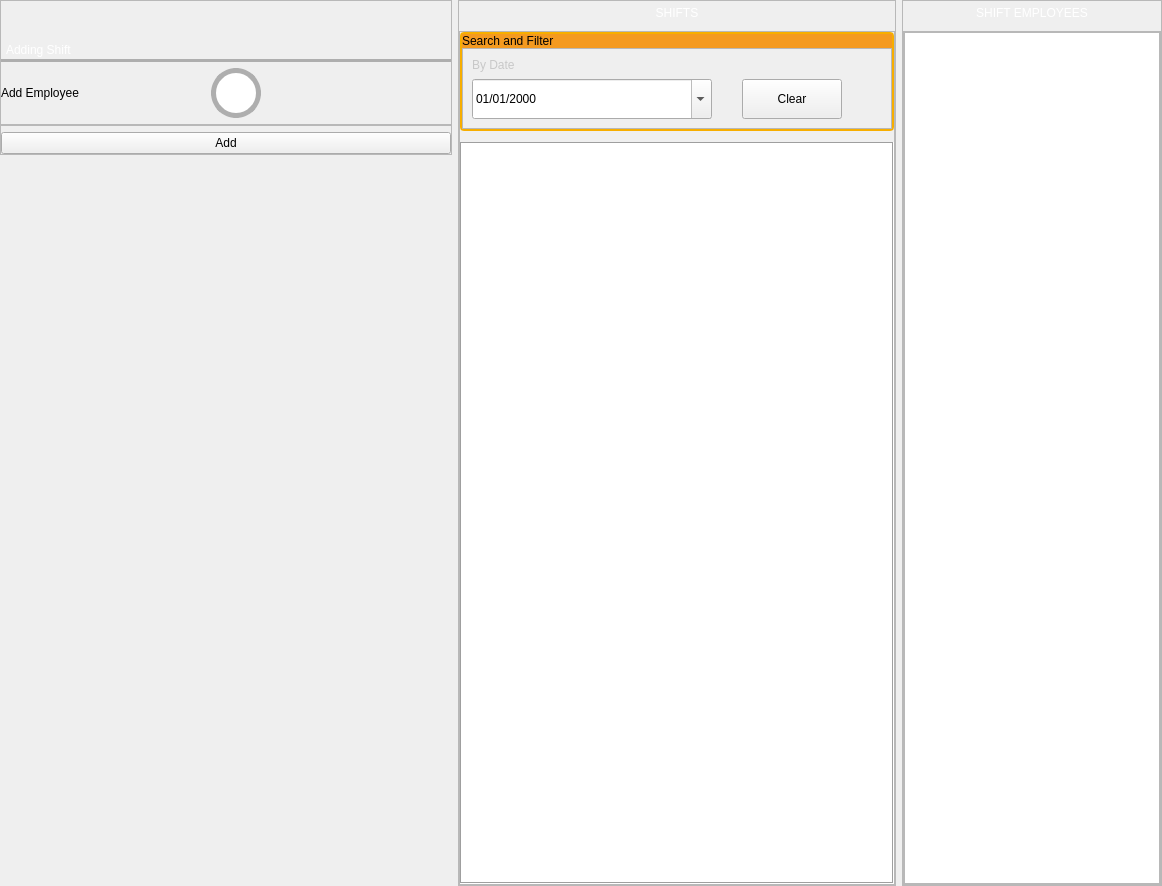
            <widget class="QWidget" name="shifts_tab">
             <attribute name="title">
              <string>Shifts</string>
             </attribute>
             <layout class="QGridLayout" name="gridLayout_7">
              <property name="leftMargin">
               <number>0</number>
              </property>
              <property name="topMargin">
               <number>0</number>
              </property>
              <property name="rightMargin">
               <number>0</number>
              </property>
              <property name="bottomMargin">
               <number>0</number>
              </property>
              <item row="0" column="0">
               <widget class="QFrame" name="frame_69">
                <property name="maximumSize">
                 <size>
                  <width>500</width>
                  <height>16777215</height>
                 </size>
                </property>
                <property name="layoutDirection">
                 <enum>Qt::LeftToRight</enum>
                </property>
                <property name="frameShape">
                 <enum>QFrame::StyledPanel</enum>
                </property>
                <property name="frameShadow">
                 <enum>QFrame::Raised</enum>
                </property>
                <layout class="QVBoxLayout" name="verticalLayout_67">
                 <property name="leftMargin">
                  <number>0</number>
                 </property>
                 <property name="topMargin">
                  <number>40</number>
                 </property>
                 <property name="rightMargin">
                  <number>0</number>
                 </property>
                 <property name="bottomMargin">
                  <number>0</number>
                 </property>
                 <item>
                  <widget class="QLabel" name="label_67">
                   <property name="minimumSize">
                    <size>
                     <width>0</width>
                     <height>0</height>
                    </size>
                   </property>
                   <property name="styleSheet">
                    <string notr="true">QLabel{
border-style: solid;
border-width: 0px 0px 3px 0px;
border-bottom-color: rgb(174, 174, 174);
padding: 2px;


color: rgb(255, 255, 255);
}
</string>
                   </property>
                   <property name="text">
                    <string>Adding Shift</string>
                   </property>
                  </widget>
                 </item>
                 <item>
                  <layout class="QHBoxLayout" name="horizontalLayout_52">
                   <property name="spacing">
                    <number>10</number>
                   </property>
                   <item>
                    <widget class="QLabel" name="label_70">
                     <property name="sizePolicy">
                      <sizepolicy hsizetype="Minimum" vsizetype="Preferred">
                       <horstretch>0</horstretch>
                       <verstretch>0</verstretch>
                      </sizepolicy>
                     </property>
                     <property name="minimumSize">
                      <size>
                       <width>200</width>
                       <height>0</height>
                      </size>
                     </property>
                     <property name="maximumSize">
                      <size>
                       <width>200</width>
                       <height>16777215</height>
                      </size>
                     </property>
                     <property name="text">
                      <string>Add Employee</string>
                     </property>
                    </widget>
                   </item>
                   <item>
                    <widget class="QPushButton" name="plus_employee_btn">
                     <property name="minimumSize">
                      <size>
                       <width>50</width>
                       <height>50</height>
                      </size>
                     </property>
                     <property name="maximumSize">
                      <size>
                       <width>50</width>
                       <height>50</height>
                      </size>
                     </property>
                     <property name="styleSheet">
                      <string notr="true">QPushButton{
	border-style: solid;	
	border-width: 5px;
	border-radius:25px;
	border-color: rgb(174, 174, 174);

	padding: 5px;;

	background-color: rgb(255, 255, 255);
	
	image: url(:/icons/icons/plus.svg);
	
}


QPushButton:hover{
	border-style: solid;	
	border-width: 5px;
	border-radius:25px;
	border-color: rgb(174, 174, 174);

	padding:5px;
	
	background-color: rgb(255, 255, 255);
	
	image: url(:/icons/icons/plus2.svg);
}
QPushButton:pressed{
	
	border-style: solid;	
	border-width: 5px;
	border-radius:25px;
	border-color: rgb(174, 174, 174);

	padding:10px;

	background-color: rgb(255, 255, 255);
	image: url(:/icons/icons/plus2.svg);
}



</string>
                     </property>
                     <property name="text">
                      <string/>
                     </property>
                     <property name="icon">
                      <iconset>
                       <normaloff>:/icons/icons/add.svg</normaloff>:/icons/icons/add.svg</iconset>
                     </property>
                     <property name="iconSize">
                      <size>
                       <width>50</width>
                       <height>50</height>
                      </size>
                     </property>
                     <property name="shortcut">
                      <string>Ctrl+=</string>
                     </property>
                    </widget>
                   </item>
                   <item>
                    <spacer name="horizontalSpacer_11">
                     <property name="orientation">
                      <enum>Qt::Horizontal</enum>
                     </property>
                     <property name="sizeHint" stdset="0">
                      <size>
                       <width>40</width>
                       <height>20</height>
                      </size>
                     </property>
                    </spacer>
                   </item>
                  </layout>
                 </item>
                 <item>
                  <widget class="QFrame" name="frame_70">
                   <property name="minimumSize">
                    <size>
                     <width>450</width>
                     <height>0</height>
                    </size>
                   </property>
                   <property name="frameShape">
                    <enum>QFrame::StyledPanel</enum>
                   </property>
                   <property name="frameShadow">
                    <enum>QFrame::Raised</enum>
                   </property>
                   <layout class="QVBoxLayout" name="verticalLayout_98">
                    <property name="spacing">
                     <number>0</number>
                    </property>
                    <property name="leftMargin">
                     <number>0</number>
                    </property>
                    <property name="topMargin">
                     <number>0</number>
                    </property>
                    <property name="rightMargin">
                     <number>0</number>
                    </property>
                    <property name="bottomMargin">
                     <number>0</number>
                    </property>
                   </layout>
                  </widget>
                 </item>
                 <item>
                  <widget class="QPushButton" name="shift_add_btn">
                   <property name="minimumSize">
                    <size>
                     <width>100</width>
                     <height>0</height>
                    </size>
                   </property>
                   <property name="styleSheet">
                    <string notr="true"/>
                   </property>
                   <property name="text">
                    <string>Add</string>
                   </property>
                  </widget>
                 </item>
                </layout>
               </widget>
              </item>
              <item row="0" column="1" rowspan="2">
               <widget class="QFrame" name="frame_50">
                <property name="frameShape">
                 <enum>QFrame::StyledPanel</enum>
                </property>
                <property name="frameShadow">
                 <enum>QFrame::Raised</enum>
                </property>
                <layout class="QVBoxLayout" name="verticalLayout_56">
                 <property name="leftMargin">
                  <number>0</number>
                 </property>
                 <property name="topMargin">
                  <number>0</number>
                 </property>
                 <property name="rightMargin">
                  <number>0</number>
                 </property>
                 <property name="bottomMargin">
                  <number>0</number>
                 </property>
                 <item>
                  <widget class="QLabel" name="label_63">
                   <property name="maximumSize">
                    <size>
                     <width>16777215</width>
                     <height>60</height>
                    </size>
                   </property>
                   <property name="styleSheet">
                    <string notr="true">QLabel{
	font: 75 22pt &quot;Times New Roman&quot;;
	color: rgb(255, 255, 255);

	padding: 5px;
	
	
}</string>
                   </property>
                   <property name="text">
                    <string>SHIFTS</string>
                   </property>
                   <property name="alignment">
                    <set>Qt::AlignCenter</set>
                   </property>
                  </widget>
                 </item>
                 <item>
                  <widget class="QFrame" name="frame_51">
                   <property name="frameShape">
                    <enum>QFrame::StyledPanel</enum>
                   </property>
                   <property name="frameShadow">
                    <enum>QFrame::Raised</enum>
                   </property>
                   <layout class="QVBoxLayout" name="verticalLayout_63">
                    <property name="spacing">
                     <number>11</number>
                    </property>
                    <property name="leftMargin">
                     <number>0</number>
                    </property>
                    <property name="topMargin">
                     <number>0</number>
                    </property>
                    <property name="rightMargin">
                     <number>0</number>
                    </property>
                    <property name="bottomMargin">
                     <number>0</number>
                    </property>
                    <item>
                     <widget class="QFrame" name="frame_52">
                      <property name="layoutDirection">
                       <enum>Qt::LeftToRight</enum>
                      </property>
                      <property name="styleSheet">
                       <string notr="true">#frame_52{
	border-style: solid;
	border-width: 2px;
	border-color: rgb(247,174,0);
	border-radius:4px;
	
}</string>
                      </property>
                      <property name="frameShape">
                       <enum>QFrame::StyledPanel</enum>
                      </property>
                      <property name="frameShadow">
                       <enum>QFrame::Raised</enum>
                      </property>
                      <layout class="QVBoxLayout" name="verticalLayout_64">
                       <property name="spacing">
                        <number>0</number>
                       </property>
                       <property name="leftMargin">
                        <number>0</number>
                       </property>
                       <property name="topMargin">
                        <number>0</number>
                       </property>
                       <property name="rightMargin">
                        <number>0</number>
                       </property>
                       <property name="bottomMargin">
                        <number>0</number>
                       </property>
                       <item>
                        <widget class="QLabel" name="label_64">
                         <property name="styleSheet">
                          <string notr="true">QLabel{
background-color: rgb(244, 154, 32);
	
	font: 100 20pt &quot;Times New Roman&quot;;
	
 
}</string>
                         </property>
                         <property name="text">
                          <string>Search and Filter</string>
                         </property>
                        </widget>
                       </item>
                       <item>
                        <widget class="QFrame" name="frame_53">
                         <property name="styleSheet">
                          <string notr="true"/>
                         </property>
                         <property name="frameShape">
                          <enum>QFrame::StyledPanel</enum>
                         </property>
                         <property name="frameShadow">
                          <enum>QFrame::Raised</enum>
                         </property>
                         <layout class="QHBoxLayout" name="horizontalLayout_49">
                          <property name="spacing">
                           <number>30</number>
                          </property>
                          <item>
                           <layout class="QVBoxLayout" name="verticalLayout_66">
                            <property name="spacing">
                             <number>7</number>
                            </property>
                            <item>
                             <widget class="QLabel" name="label_66">
                              <property name="styleSheet">
                               <string notr="true">QLabel{
	color: rgb(200, 200, 200);
}</string>
                              </property>
                              <property name="text">
                               <string>By Date</string>
                              </property>
                             </widget>
                            </item>
                            <item>
                             <layout class="QHBoxLayout" name="horizontalLayout_51">
                              <property name="spacing">
                               <number>4</number>
                              </property>
                              <item>
                               <widget class="QDateEdit" name="shifts_date_filter_dateEdit1">
                                <property name="minimumSize">
                                 <size>
                                  <width>240</width>
                                  <height>40</height>
                                 </size>
                                </property>
                                <property name="locale">
                                 <locale language="English" country="UnitedStates"/>
                                </property>
                                <property name="buttonSymbols">
                                 <enum>QAbstractSpinBox::UpDownArrows</enum>
                                </property>
                                <property name="displayFormat">
                                 <string>dd/MM/yyyy</string>
                                </property>
                                <property name="calendarPopup">
                                 <bool>true</bool>
                                </property>
                               </widget>
                              </item>
                             </layout>
                            </item>
                           </layout>
                          </item>
                          <item alignment="Qt::AlignBottom">
                           <widget class="QPushButton" name="shifts_clear_btn">
                            <property name="minimumSize">
                             <size>
                              <width>100</width>
                              <height>40</height>
                             </size>
                            </property>
                            <property name="text">
                             <string>Clear</string>
                            </property>
                           </widget>
                          </item>
                          <item>
                           <spacer name="horizontalSpacer_10">
                            <property name="orientation">
                             <enum>Qt::Horizontal</enum>
                            </property>
                            <property name="sizeHint" stdset="0">
                             <size>
                              <width>40</width>
                              <height>20</height>
                             </size>
                            </property>
                           </spacer>
                          </item>
                         </layout>
                        </widget>
                       </item>
                      </layout>
                     </widget>
                    </item>
                    <item>
                     <widget class="QTableView" name="shifts_tableView">
                      <property name="locale">
                       <locale language="English" country="UnitedStates"/>
                      </property>
                      <property name="frameShape">
                       <enum>QFrame::Box</enum>
                      </property>
                      <property name="sizeAdjustPolicy">
                       <enum>QAbstractScrollArea::AdjustToContents</enum>
                      </property>
                      <property name="alternatingRowColors">
                       <bool>true</bool>
                      </property>
                      <property name="selectionBehavior">
                       <enum>QAbstractItemView::SelectRows</enum>
                      </property>
                      <attribute name="verticalHeaderDefaultSectionSize">
                       <number>40</number>
                      </attribute>
                      <attribute name="verticalHeaderMinimumSectionSize">
                       <number>40</number>
                      </attribute>
                     </widget>
                    </item>
                   </layout>
                  </widget>
                 </item>
                </layout>
               </widget>
              </item>
              <item row="0" column="2" rowspan="2">
               <widget class="QFrame" name="frame_72">
                <property name="maximumSize">
                 <size>
                  <width>400</width>
                  <height>16777215</height>
                 </size>
                </property>
                <property name="frameShape">
                 <enum>QFrame::StyledPanel</enum>
                </property>
                <property name="frameShadow">
                 <enum>QFrame::Raised</enum>
                </property>
                <layout class="QVBoxLayout" name="verticalLayout_101">
                 <property name="leftMargin">
                  <number>0</number>
                 </property>
                 <property name="topMargin">
                  <number>0</number>
                 </property>
                 <property name="rightMargin">
                  <number>0</number>
                 </property>
                 <property name="bottomMargin">
                  <number>0</number>
                 </property>
                 <item>
                  <widget class="QLabel" name="label_68">
                   <property name="maximumSize">
                    <size>
                     <width>16777215</width>
                     <height>60</height>
                    </size>
                   </property>
                   <property name="styleSheet">
                    <string notr="true">QLabel{
	font: 75 22pt &quot;Times New Roman&quot;;
	color: rgb(255, 255, 255);

	padding: 5px;
	
	
}</string>
                   </property>
                   <property name="text">
                    <string>SHIFT EMPLOYEES</string>
                   </property>
                   <property name="alignment">
                    <set>Qt::AlignCenter</set>
                   </property>
                  </widget>
                 </item>
                 <item>
                  <widget class="QFrame" name="frame_43">
                   <property name="maximumSize">
                    <size>
                     <width>400</width>
                     <height>16777215</height>
                    </size>
                   </property>
                   <property name="frameShape">
                    <enum>QFrame::StyledPanel</enum>
                   </property>
                   <property name="frameShadow">
                    <enum>QFrame::Raised</enum>
                   </property>
                   <layout class="QVBoxLayout" name="verticalLayout_102">
                    <property name="spacing">
                     <number>11</number>
                    </property>
                    <property name="leftMargin">
                     <number>0</number>
                    </property>
                    <property name="topMargin">
                     <number>0</number>
                    </property>
                    <property name="rightMargin">
                     <number>0</number>
                    </property>
                    <property name="bottomMargin">
                     <number>0</number>
                    </property>
                    <item>
                     <widget class="QTreeView" name="shifts_supervisors_treeView">
                      <property name="locale">
                       <locale language="English" country="UnitedStates"/>
                      </property>
                     </widget>
                    </item>
                   </layout>
                  </widget>
                 </item>
                </layout>
               </widget>
              </item>
              <item row="1" column="0">
               <spacer name="verticalSpacer_45">
                <property name="orientation">
                 <enum>Qt::Vertical</enum>
                </property>
                <property name="sizeHint" stdset="0">
                 <size>
                  <width>20</width>
                  <height>731</height>
                 </size>
                </property>
               </spacer>
              </item>
             </layout>
            </widget>
